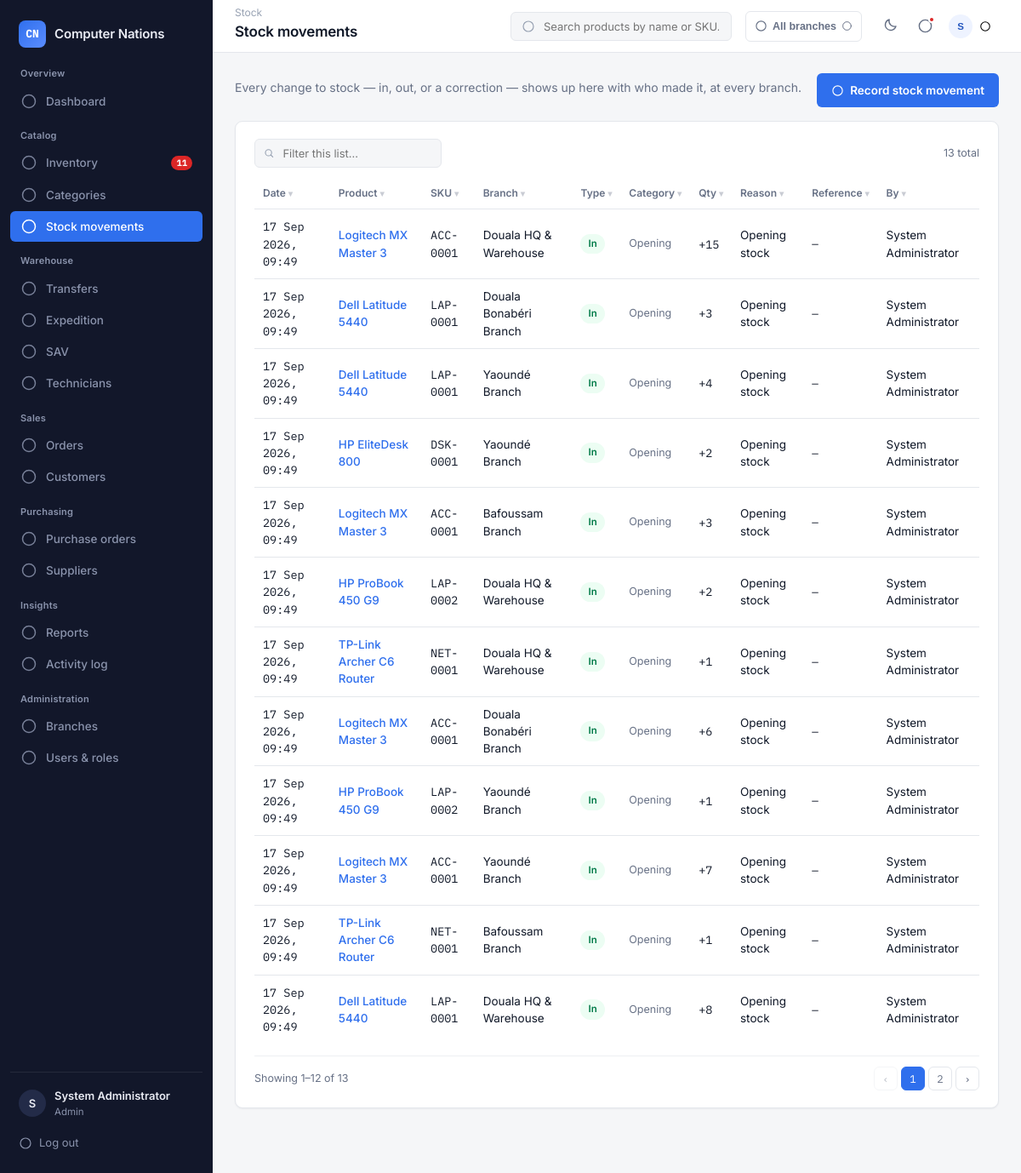
/modules/stock/index.php (signed in), run on the app's committed database.
### tables this page shows
CREATE TABLE stock_movements (
    id INT AUTO_INCREMENT PRIMARY KEY,
    branch_id INT NOT NULL,
    product_id INT NOT NULL,
    type ENUM('in','out','adjustment') NOT NULL,
    category ENUM('opening','manual','purchase','order','transfer','loss','count','sav') NOT NULL DEFAULT 'manual',
    quantity INT NOT NULL,
    reason VARCHAR(255) DEFAULT NULL,
    reference VARCHAR(80) DEFAULT NULL,      
    user_id INT NOT NULL,
    created_at TIMESTAMP DEFAULT CURRENT_TIMESTAMP,
    FOREIGN KEY (branch_id) REFERENCES branches(id),
    FOREIGN KEY (product_id) REFERENCES products(id) ON DELETE CASCADE,
    FOREIGN KEY (user_id) REFERENCES users(id)
);

CREATE TABLE products (
    id INT AUTO_INCREMENT PRIMARY KEY,
    sku VARCHAR(40) NOT NULL UNIQUE,
    name VARCHAR(150) NOT NULL,
    category_id INT DEFAULT NULL,
    supplier_id INT DEFAULT NULL,
    cost_price DECIMAL(12,2) NOT NULL DEFAULT 0,
    selling_price DECIMAL(12,2) NOT NULL DEFAULT 0,
    default_reorder_level INT NOT NULL DEFAULT 5,
    image VARCHAR(255) DEFAULT NULL,
    status ENUM('active','discontinued') NOT NULL DEFAULT 'active',
    created_by INT DEFAULT NULL,
    created_at TIMESTAMP DEFAULT CURRENT_TIMESTAMP,
    updated_at TIMESTAMP DEFAULT CURRENT_TIMESTAMP ON UPDATE CURRENT_TIMESTAMP,
    FOREIGN KEY (category_id) REFERENCES categories(id) ON DELETE SET NULL,
    FOREIGN KEY (supplier_id) REFERENCES suppliers(id) ON DELETE SET NULL
);

CREATE TABLE branches (
    id INT AUTO_INCREMENT PRIMARY KEY,
    name VARCHAR(100) NOT NULL,
    town_id INT NOT NULL,
    address VARCHAR(255) DEFAULT NULL,
    phone VARCHAR(30) DEFAULT NULL,
    is_active TINYINT(1) NOT NULL DEFAULT 1,
    created_by INT DEFAULT NULL,
    created_at TIMESTAMP DEFAULT CURRENT_TIMESTAMP,
    FOREIGN KEY (town_id) REFERENCES towns(id)
);

CREATE TABLE users (
    id INT AUTO_INCREMENT PRIMARY KEY,
    full_name VARCHAR(100) NOT NULL,
    username VARCHAR(50) NOT NULL UNIQUE,
    email VARCHAR(120) NOT NULL UNIQUE,
    phone VARCHAR(30) DEFAULT NULL,
    password VARCHAR(255) NOT NULL,         
    role_id INT NOT NULL,
    branch_id INT DEFAULT NULL,
    avatar VARCHAR(255) DEFAULT NULL,
    status ENUM('active','suspended') NOT NULL DEFAULT 'active',
    reset_token_hash VARCHAR(255) DEFAULT NULL,    
    reset_token_expires DATETIME DEFAULT NULL,
    last_login DATETIME DEFAULT NULL,
    created_at TIMESTAMP DEFAULT CURRENT_TIMESTAMP,
    FOREIGN KEY (role_id) REFERENCES roles(id),
    FOREIGN KEY (branch_id) REFERENCES branches(id) ON DELETE SET NULL
);

### includes/rbac.php (called while the page is built, shortened)
<?php
function hasPermission($slug) {
    return in_array($slug, $_SESSION['permissions'] ?? [], true);
}

### includes/functions.php (called while the page is built, shortened)
<?php
function clean($value) {
    return htmlspecialchars(trim($value ?? ''), ENT_QUOTES, 'UTF-8');
}

### modules/stock/index.php (the view, shortened to what this page needs)
<?php
require_once __DIR__ . '/../../config/config.php';
require_once __DIR__ . '/../../includes/rbac.php';
$branchId = currentBranchId();
$sql = "SELECT sm.*, p.name AS product_name, p.sku, u.full_name AS user_name, b.name AS branch_name
        FROM stock_movements sm
        JOIN products p ON p.id = sm.product_id
        JOIN users u ON u.id = sm.user_id
        JOIN branches b ON b.id = sm.branch_id
        WHERE 1=1";
$params = [];
$sql .= " ORDER BY sm.created_at DESC LIMIT 200";
$stmt = $pdo->prepare($sql);
$stmt->execute($params);
$movements = $stmt->fetchAll();
require_once __DIR__ . '/../../includes/header.php';
?>
<div class="toolbar">
  <p class="muted">
    Every change to stock — in, out, or a correction — shows up here with who made it, at <?= $branchId !== null ? clean(getBranchName($branchId, $pdo)) : 'every branch' ?>.
  </p>
  <?php if (hasPermission('stock.adjust')): ?>
    <a href="adjust.php" class="btn btn-primary"><?= icon('plus', 15) ?> Record stock movement</a>
  <?php endif; ?>
</div>
<section class="panel">
  <?php if ($movements): ?>
  <div class="data-table-wrap">
  <table class="data-table">
    <thead>
      <tr><th>Date</th><th>Product</th><th>SKU</th><?= $branchId === null ? '<th>Branch</th>' : '' ?><th>Type</th><th>Category</th><th>Qty</th><th>Reason</th><th>Reference</th><th>By</th></tr>
    </thead>
    <tbody>
      <?php foreach ($movements as $m): ?>
      <tr>
        <td class="mono"><?= date('d M Y, H:i', strtotime($m['created_at'])) ?></td>
        <td><a href="index.php?product=<?= (int)$m['product_id'] ?>" class="link"><?= clean($m['product_name']) ?></a></td>
        <td class="mono"><?= clean($m['sku']) ?></td>
        <?= $branchId === null ? '<td>' . clean($m['branch_name']) . '</td>' : '' ?>
        <td><span class="badge badge-<?= $m['type'] === 'in' ? 'completed' : ($m['type'] === 'out' ? 'cancelled' : 'pending') ?>"><?= clean($m['type']) ?></span></td>
        <td class="muted small"><?= clean(ucfirst($m['category'])) ?></td>
        <td class="mono"><?= $m['type'] === 'out' ? '-' : '+' ?><?= (int)$m['quantity'] ?></td>
        <td><?= clean($m['reason'] ?? '—') ?></td>
        <td class="mono small"><?= clean($m['reference'] ?? '—') ?></td>
        <td><?= clean($m['user_name']) ?></td>
      </tr>
      <?php endforeach; ?>
    </tbody>
  </table>
  </div>
  <?php else: ?>
    <p class="empty-state">No stock movements recorded yet.</p>
  <?php endif; ?>
</section>
<?php require_once __DIR__ . '/../../includes/footer.php'; ?>

### assets/css/style.css (style rules this page uses)
:root { --ink: #12172A; --ink-2: #1B2138; --ink-3: #232B48; --surface: #FFFFFF; --bg: #F5F6F8; --border: #E4E7EC; --border-soft:#EEF0F3; --accent: #2F6FED; --accent-dark:#2456BF; --accent-soft:#EEF3FF; --success: #1F9D63; --success-soft:#ECFDF3; --warning: #D97706; --warning-soft:#FFFAEB; --danger: #DC2626; --danger-soft:#FEF3F2; --violet: #7C5CFC; --violet-soft:#F3F0FF; --text: #101828; --text-muted: #667085; --text-soft: #98A2B3; --text-on-ink:#E9EBF3; --text-on-ink-muted: #8A93AC; --font-ui: 'Inter', -apple-system, BlinkMacSystemFont, 'Segoe UI', sans-serif; --font-mono: 'IBM Plex Mono', ui-monospace, 'SFMono-Regular', Menlo, monospace; --radius-sm: 6px; --radius: 9px; --radius-lg: 14px; --shadow-card: 0 1px 2px rgba(16, 24, 40, 0.05); --shadow-pop: 0 8px 24px rgba(16, 24, 40, 0.12), 0 2px 6px rgba(16,24,40,0.06); }
* { box-sizing: border-box; }
html, body { height: 100%; }
body { margin: 0; font-family: var(--font-ui); color: var(--text); background: var(--bg); font-size: 14px; line-height: 1.5; -webkit-font-smoothing: antialiased; }
a { color: inherit; text-decoration: none; }
p { margin: 0 0 8px; }
.mono { font-family: var(--font-mono); font-feature-settings: "tnum"; }
.muted { color: var(--text-muted); }
.small { font-size: 12.5px; }
.panel { background: var(--surface); border: 1px solid var(--border); border-radius: var(--radius); padding: 20px 22px; box-shadow: var(--shadow-card); margin-bottom: 16px; }
.data-table-wrap { overflow-x: auto; }
.data-table { width: 100%; border-collapse: collapse; font-size: 13.5px; }
.data-table th { text-align: left; font-weight: 600; color: var(--text-muted); font-size: 12px; text-transform: none; padding: 9px 10px; border-bottom: 1px solid var(--border); white-space: nowrap; }
.data-table th.sortable { cursor: pointer; user-select: none; }
.data-table td { padding: 10px 10px; border-bottom: 1px solid var(--border); vertical-align: middle; }
.data-table tr:last-child td { border-bottom: none; }
.data-table td.mono, .data-table th.mono { font-family: var(--font-mono); }
.link { color: var(--accent); font-weight: 500; }
.toolbar { display: flex; align-items: center; justify-content: space-between; gap: 12px; margin-bottom: 16px; flex-wrap: wrap; }
.btn { display: inline-flex; align-items: center; justify-content: center; gap: 7px; padding: 9px 16px; border-radius: var(--radius-sm); font-size: 13.5px; font-weight: 600; border: 1px solid transparent; cursor: pointer; font-family: inherit; transition: background 0.12s ease, border-color 0.12s ease, transform 0.05s ease; }
.btn-primary { background: var(--accent); color: #fff; }
.badge { display: inline-flex; align-items: center; gap: 5px; padding: 3px 9px; border-radius: 100px; font-size: 11.5px; font-weight: 600; text-transform: capitalize; }
.badge-completed, .badge-active, .badge-in, .badge-received { background: var(--success-soft); color: #027A48; }

### data on the page
stock_movements: created_at "17 Sep 2026, 09:49", product.name "Logitech MX Master 3", product.sku "ACC-0001", branch.name "Douala HQ & Warehouse", type "In", category "Opening", quantity "15", reason "Opening stock", reference "—", user.full_name "System Administrator"
stock_movements: created_at "17 Sep 2026, 09:49", product.name "Dell Latitude 5440", product.sku "LAP-0001", branch.name "Douala Bonabéri Branch", type "In", category "Opening", quantity "3", reason "Opening stock", reference "—", user.full_name "System Administrator"
stock_movements: created_at "17 Sep 2026, 09:49", product.name "Dell Latitude 5440", product.sku "LAP-0001", branch.name "Yaoundé Branch", type "In", category "Opening", quantity "4", reason "Opening stock", reference "—", user.full_name "System Administrator"
stock_movements: created_at "17 Sep 2026, 09:49", product.name "HP EliteDesk 800", product.sku "DSK-0001", branch.name "Yaoundé Branch", type "In", category "Opening", quantity "2", reason "Opening stock", reference "—", user.full_name "System Administrator"
stock_movements: created_at "17 Sep 2026, 09:49", product.name "Logitech MX Master 3", product.sku "ACC-0001", branch.name "Bafoussam Branch", type "In", category "Opening", quantity "3", reason "Opening stock", reference "—", user.full_name "System Administrator"
stock_movements: created_at "17 Sep 2026, 09:49", product.name "HP ProBook 450 G9", product.sku "LAP-0002", branch.name "Douala HQ & Warehouse", type "In", category "Opening", quantity "2", reason "Opening stock", reference "—", user.full_name "System Administrator"
stock_movements: created_at "17 Sep 2026, 09:49", product.name "TP-Link Archer C6 Router", product.sku "NET-0001", branch.name "Douala HQ & Warehouse", type "In", category "Opening", quantity "1", reason "Opening stock", reference "—", user.full_name "System Administrator"
stock_movements: created_at "17 Sep 2026, 09:49", product.name "Logitech MX Master 3", product.sku "ACC-0001", branch.name "Douala Bonabéri Branch", type "In", category "Opening", quantity "6", reason "Opening stock", reference "—", user.full_name "System Administrator"
stock_movements: created_at "17 Sep 2026, 09:49", product.name "HP ProBook 450 G9", product.sku "LAP-0002", branch.name "Yaoundé Branch", type "In", category "Opening", quantity "1", reason "Opening stock", reference "—", user.full_name "System Administrator"
stock_movements: created_at "17 Sep 2026, 09:49", product.name "Logitech MX Master 3", product.sku "ACC-0001", branch.name "Yaoundé Branch", type "In", category "Opening", quantity "7", reason "Opening stock", reference "—", user.full_name "System Administrator"
stock_movements: created_at "17 Sep 2026, 09:49", product.name "TP-Link Archer C6 Router", product.sku "NET-0001", branch.name "Bafoussam Branch", type "In", category "Opening", quantity "1", reason "Opening stock", reference "—", user.full_name "System Administrator"
stock_movements: created_at "17 Sep 2026, 09:49", product.name "Dell Latitude 5440", product.sku "LAP-0001", branch.name "Douala HQ & Warehouse", type "In", category "Opening", quantity "8", reason "Opening stock", reference "—", user.full_name "System Administrator"

### other printed values
$notifCount "11"
substr($user['full_name'], 0, 1) "S"
$user['full_name'] "System Administrator"
$user['role_name'] "Admin"
str_replace('-', ' ', $currentDir) "Stock"
$pageTitle "Stock movements"
getBranchLabel($activeBranchId, $pdo) "All branches"
